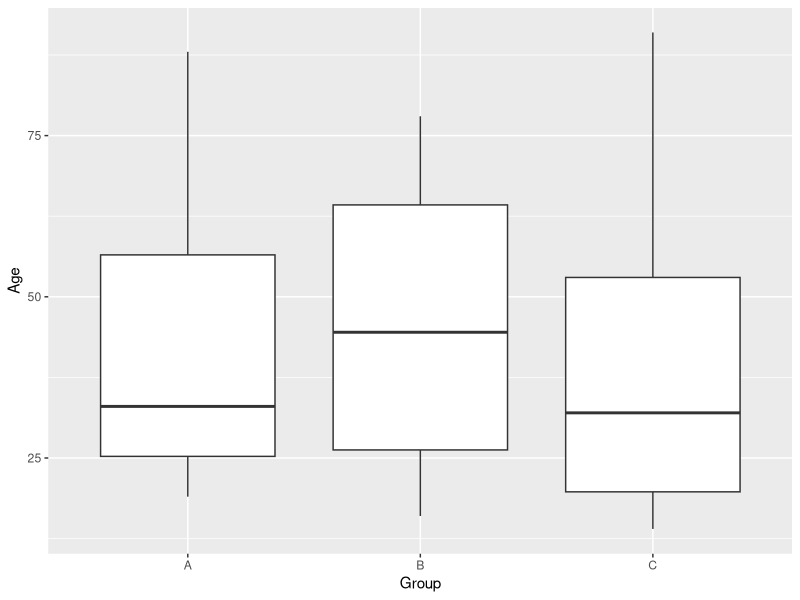
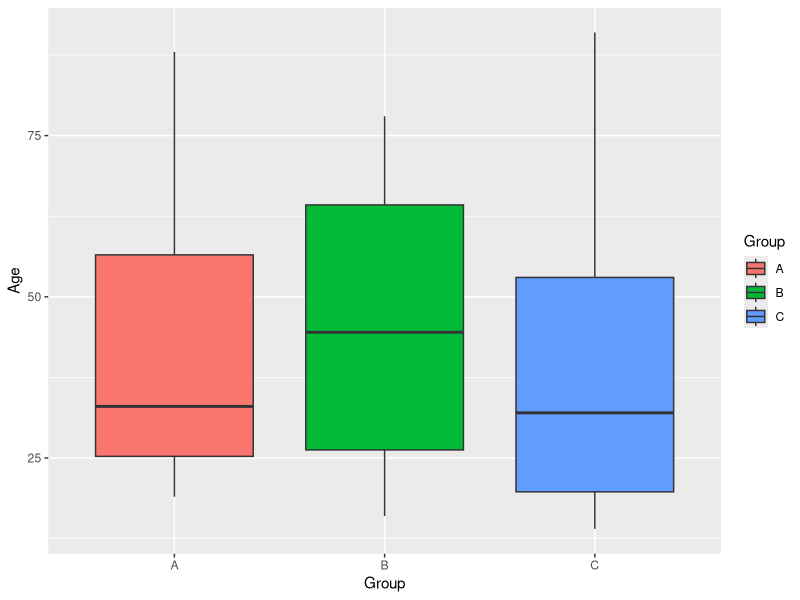
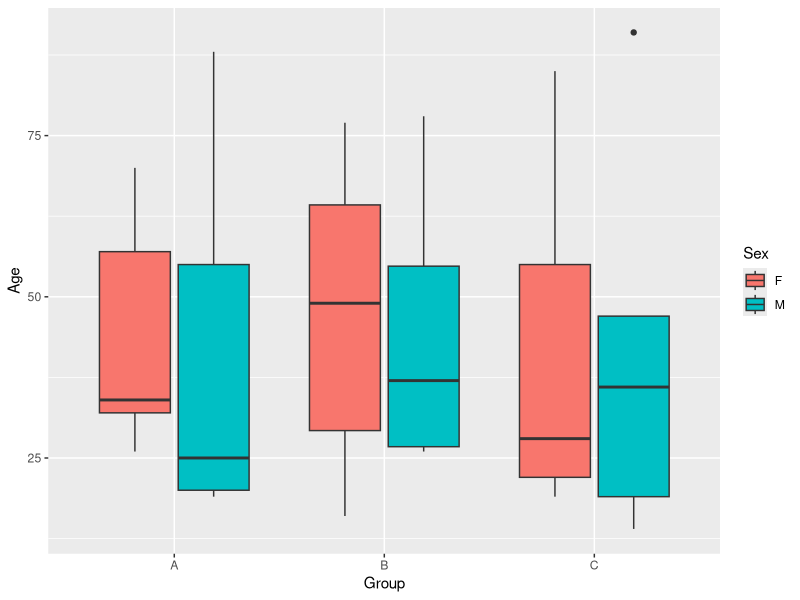
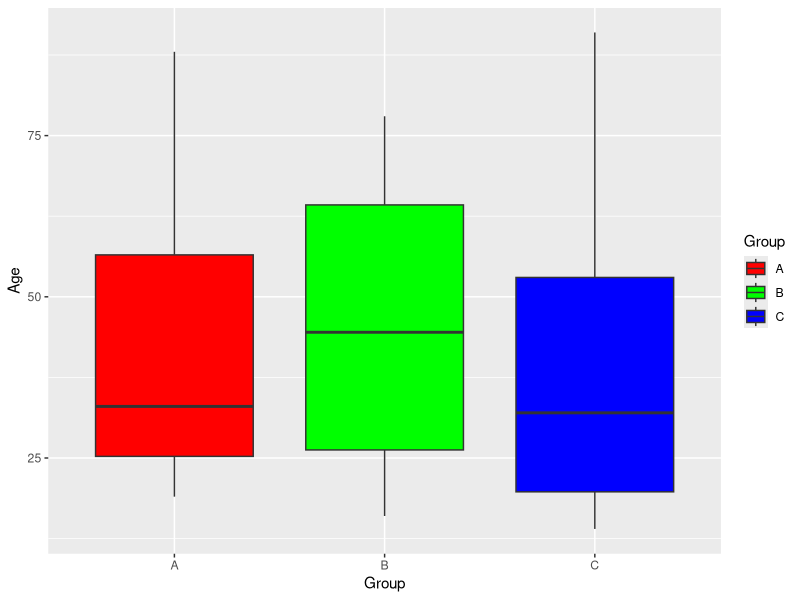
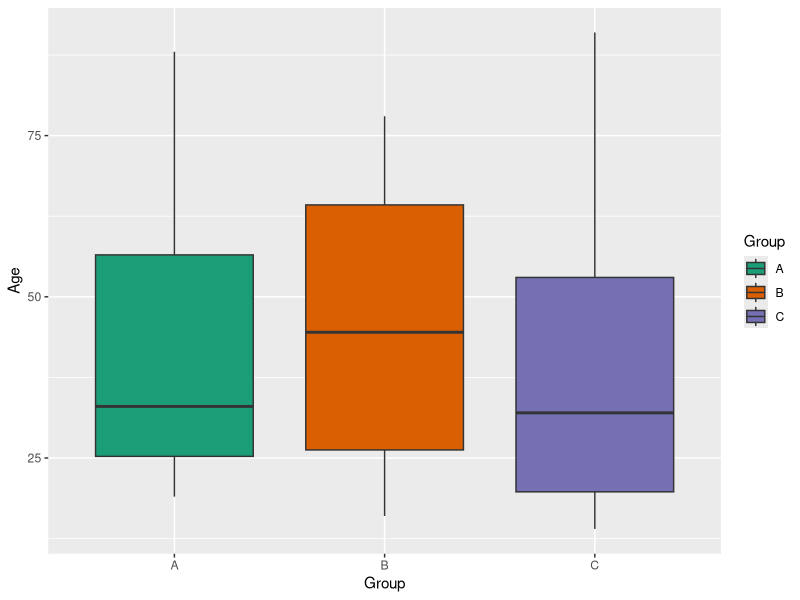
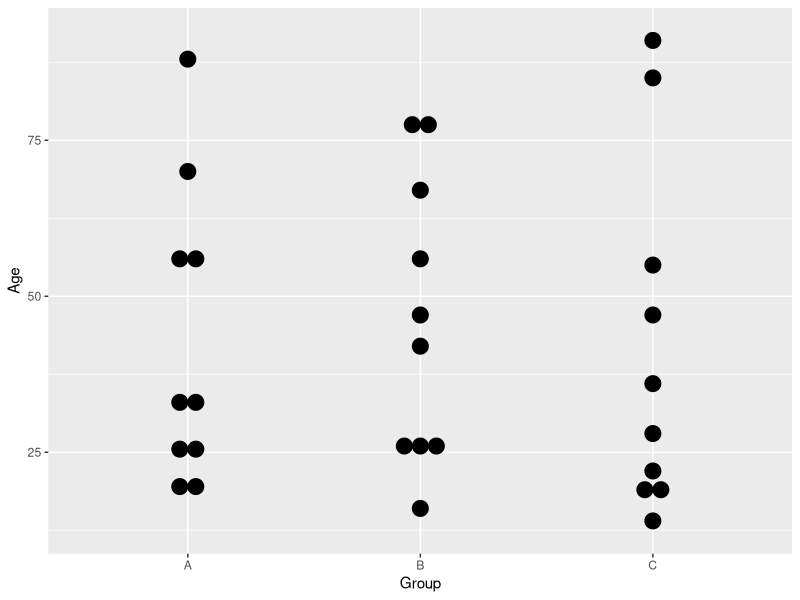
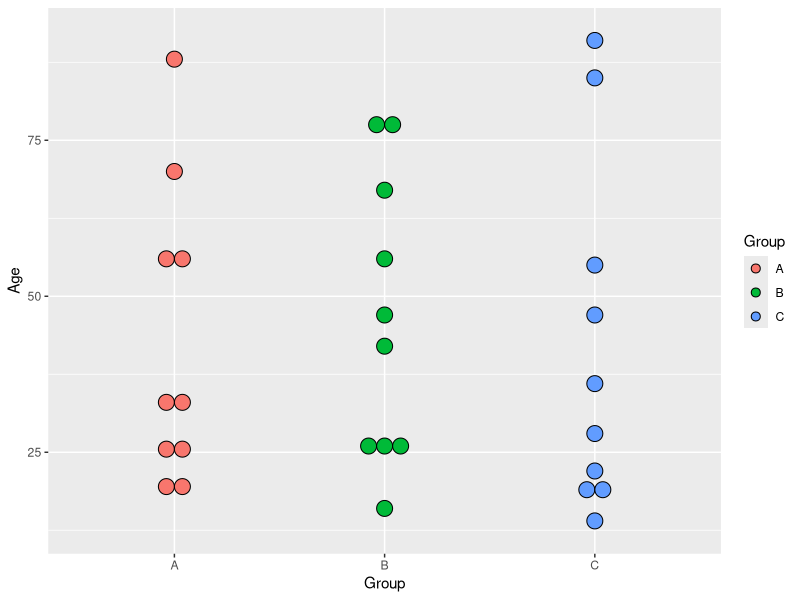
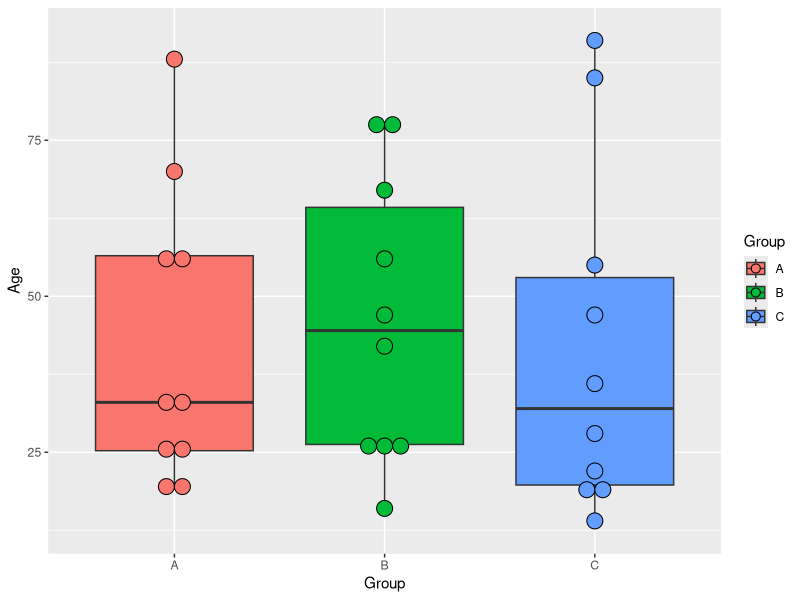

Write R code to recreate these figures, in order.
## ---- chunk 1
knitr::opts_chunk$set(echo = TRUE)
## ---- chunk 2
setwd("C:/Users/ricar/Documents/Workshop_2024/")

getwd()
## ---- chunk 3
#BiocManager::install(c("ggplot2", "readxl"))

# load one by one
library(ggplot2)

#load multiple
libs <- c("ggplot2","readxl")
suppressMessages(
  suppressWarnings(sapply(libs, require, character.only = TRUE))
)

## ---- chunk 4
df <- read_excel("data/coldata_part1.xlsx",sheet = "coldata")
df <- read.csv("data/coldata_part1.csv",sep=";")
df <- read.table("data/coldata_part1.txt", header = TRUE)
## ---- chunk 5

#columns
df_sub <- df[,c(1,2,3)] 

#rows
df_sub <- df[c(1,2,3),] 

#based on categorical variables
df_sub <- df[df$Group=="A",]
df_sub <- df[df$Group %in% c("A","B"),]
df_sub <- df[!df$Group == "C",]

#based on numeric variables
df_sub <- df[df$Age>50,]
df_sub <- df[df$Age<50,]
df_sub <- df[df$Age>=50,]
df_sub <- df[df$Age<=50,]

#based on two combined variables
df_sub <- df[df$Group=="A" & df$Age>50,]

#subset a variable based on other
df_sub <- df$Sample[df$Sex=="M"]

#exclude based on more than one variable
df_sub <- df[!(df$Group=="A" & df$Sex == "M"),]

#subset based on a vector of samples
rownames(df)<- df$Sample
samples <- c("C1","A4","B5")
df_sub <- df[samples,]

## ---- chunk 6
df$Age <- as.numeric(df$Age)

ggplot(df, aes(x = Group,y =Age))+
  geom_boxplot()
## ---- chunk 7
ggplot(df, aes(x = Group,y =Age, fill=Group))+
  geom_boxplot()
## ---- chunk 8
ggplot(df, aes(x = Group,y =Age,fill=Sex, Group=Sex))+
  geom_boxplot()
## ---- chunk 9
ggplot(df, aes(x = Group,y =Age, fill=Group))+
  geom_boxplot()+
  scale_fill_manual(values = c("red","green","blue"))
## ---- chunk 10
ggplot(df, aes(x = Group,y =Age, fill=Group))+
  geom_boxplot()+
  scale_fill_brewer(palette = "Dark2")
## ---- chunk 11
ggplot(df, aes(x = Group, y = Age)) +
  geom_dotplot(binaxis = "y", stackdir = "center")
## ---- chunk 12

ggplot(df, aes(x = Group, y = Age, fill=Group)) +
  geom_dotplot(binaxis = "y", stackdir = "center")
## ---- chunk 13
ggplot(df, aes(x = Group, y = Age, fill=Group)) +
  geom_boxplot()+
  geom_dotplot(binaxis = "y", stackdir = "center")
## ---- chunk 14
ggplot(df, aes(x = Group, y = Age, fill=Group)) +
  geom_boxplot()+
  geom_dotplot(binaxis = "y", stackdir = "center")+
  theme_bw()
  #+theme_minimal()
  #+theme_classic()
  #+theme_linedraw()
  #+theme_dark()
## ---- chunk 15
#add labels
ggplot(df, aes(x = Group, y = Age, fill=Group)) +
  geom_boxplot()+
  geom_dotplot(binaxis = "y", stackdir = "center")+
  labs(title="Representation of Age by Group", y = "Age/years")+
  theme_bw()
  #+theme_minimal()
  #+theme_classic()
  #+theme_linedraw()
  #+theme_dark()

## ---- chunk 16
#add labels
ggplot(df, aes(x = Group, y = Age, fill=Group)) +
  geom_boxplot()+
  scale_x_discrete(limits=c("C","A","B"))+
  geom_dotplot(binaxis = "y", stackdir = "center")+
  labs(title="Representation of Age by Group", y = "Age/years")+
  theme_bw()
  #+theme_minimal()
  #+theme_classic()
  #+theme_linedraw()
  #+theme_dark()
## ---- chunk 17
#BiocManager::install("ggpubr")

library(ggpubr)

#establish comparisons
my_comparisons <- list(c("A","B"),c("A","C"),c("C","B"))

ggplot(df, aes(x = Group, y = Age, fill=Group)) +
  geom_boxplot()+
  geom_dotplot(binaxis = "y", stackdir = "center")+
  labs(title="Representation of Age by Group", y = "Age/years")+
  stat_compare_means(data = df,method = "t.test", paired=FALSE,comparisons = my_comparisons,label="p.signif",hide.ns = FALSE)+ 
  theme_bw()

ggplot(df, aes(x = Group, y = Age, fill=Group)) +
  geom_boxplot()+
  geom_dotplot(binaxis = "y", stackdir = "center")+
  labs(title="Representation of Age by Group", y = "Age/years")+
  stat_compare_means(data = df,method = "wilcox.test", paired=FALSE,comparisons = my_comparisons,label="p.signif",hide.ns = FALSE)+ 
  theme_bw()

ggplot(df, aes(x = Group, y = Age, fill=Group)) +
  geom_boxplot()+
  geom_dotplot(binaxis = "y", stackdir = "center")+
  labs(title="Representation of Age by Group", y = "Age/years")+
  stat_compare_means(data = df,method = "t.test", paired=FALSE,comparisons = my_comparisons,label="p.format",hide.ns = FALSE)+ 
  theme_bw()

## ---- chunk 18
ggplot(df, aes(x = Group, y = Age, fill=Group)) +
  geom_boxplot()+
  geom_dotplot(binaxis = "y", stackdir = "center")+
  labs(title="Representation of Age by Group", y = "Age/years")+
  stat_compare_means(data = df,method = "anova")+ 
  theme_bw()

ggplot(df, aes(x = Group, y = Age, fill=Group)) +
  geom_boxplot()+
  geom_dotplot(binaxis = "y", stackdir = "center")+
  labs(title="Representation of Age by Group", y = "Age/years")+
  stat_compare_means(data = df,method = "kruskal.test")+ 
  theme_bw()
## ---- chunk 19
#basic
ggplot(df, aes(x = Sex)) +
  geom_bar()+
  theme_bw()

#by group stacked
ggplot(df, aes(x = Group, fill=Sex)) +
  geom_bar()+
  theme_bw()

#by group split
ggplot(df, aes(x = Group, fill=Sex)) +
  geom_bar(position = "dodge", stat = "count")+
  theme_bw()

## ---- chunk 20

#by group stacked
ggplot(df, aes(x = Group, fill=Sex)) +
  geom_bar(position = "fill",stat="count")+
  scale_y_continuous(labels = scales::percent_format())+
  theme_bw()

#by group split

#BiocManager::install("dplyr")

library(dplyr)

df_summary <- df %>%
  group_by(Group, Sex) %>%
  summarise(count = n()) %>%
  ungroup() %>%
  group_by(Group) %>%
  mutate(prop = count / sum(count))

ggplot(df_summary, aes(x = Group, y = prop, fill = Sex)) +
  geom_bar(stat = "identity", position = "dodge") + 
  scale_y_continuous(labels = scales::percent_format())

#coord_flip
ggplot(df_summary, aes(x = Group, y = prop, fill = Sex)) +
  geom_bar(stat = "identity", position = "dodge") + 
  scale_y_continuous(labels = scales::percent_format())+
  coord_flip()+
  theme_bw()
## ---- chunk 21
fisher.test(df$Group, df$Sex)

